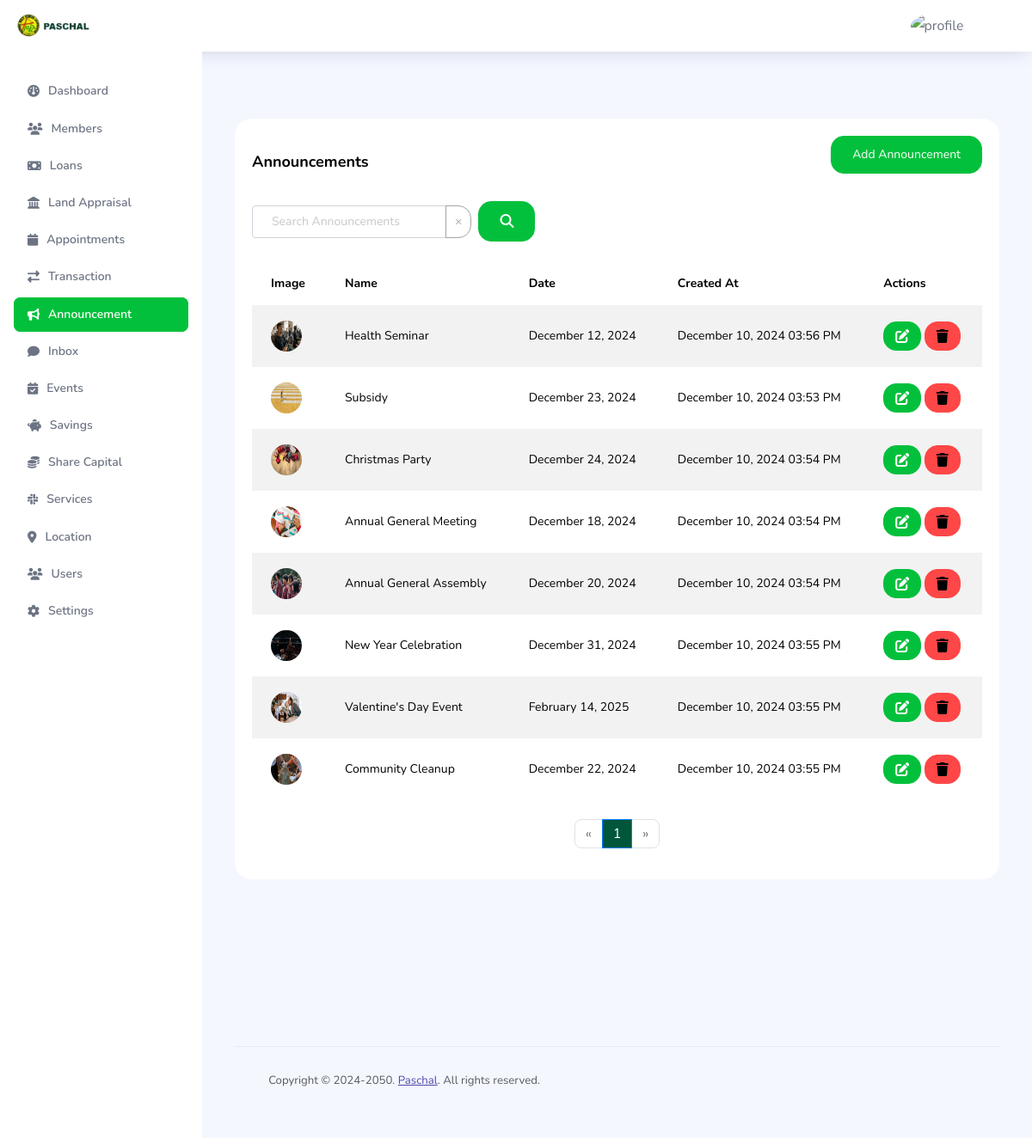
Screenshot of /admin/announcement.php (signed in) with the database file from the repository.
### tables this page shows
CREATE TABLE `announcements` (
  `id` int(11) NOT NULL,
  `name` varchar(255) NOT NULL,
  `image` varchar(255) NOT NULL,
  `date` date NOT NULL,
  `day` varchar(20) DEFAULT NULL,
  `created_at` timestamp NOT NULL DEFAULT current_timestamp()
);

### admin/announcement.php (the view, shortened to what this page needs)
<!DOCTYPE html>
<html lang="en">
  <head>
      <link rel="stylesheet" href="../dist/assets/vendors/feather/feather.css">
    <link rel="stylesheet" href="../dist/assets/vendors/ti-icons/css/themify-icons.css">
    <link rel="stylesheet" href="../dist/assets/vendors/css/vendor.bundle.base.css">
    <link rel="stylesheet" href="../dist/assets/vendors/font-awesome/css/font-awesome.min.css">
    <link rel="stylesheet" href="../dist/assets/vendors/mdi/css/materialdesignicons.min.css">
    <link rel="stylesheet" href="https://cdnjs.cloudflare.com/ajax/libs/font-awesome/6.6.0/css/all.min.css" />
    <link rel="stylesheet" href="https://cdn.datatables.net/1.10.21/css/jquery.dataTables.min.css">
    <link rel="stylesheet" href="../dist/assets/vendors/ti-icons/css/themify-icons.css">
    <link rel="stylesheet" type="text/css" href="../dist/assets/js/select.dataTables.min.css">
    <link href="https://stackpath.bootstrapcdn.com/bootstrap/4.5.2/css/bootstrap.min.css" rel="stylesheet">
    <link rel="stylesheet" href="../dist/assets/css/style.css">
  </head>
  <body>
      <nav class="navbar col-lg-12 col-12 p-0 fixed-top d-flex flex-row">
  <div class="text-center navbar-brand-wrapper d-flex align-items-center justify-content-start">
    <a class="navbar-brand brand-logo me-5" href="index.php"><img src="../dist/assets/images/logo.png" class="me-2" alt="logo" /></a>
  </div>
  <div class="navbar-menu-wrapper d-flex align-items-center justify-content-end">
    <button class="navbar-toggler navbar-toggler align-self-center" type="button" data-toggle="minimize">
      <span class="icon-menu"></span>
    </button>
    <ul class="navbar-nav navbar-nav-right">
      <li class="nav-item nav-profile dropdown">
        <a class="nav-link dropdown-toggle" href="#" data-bs-toggle="dropdown" id="profileDropdown">
          <img src="../dist/assets/images/user/<?php echo $_SESSION['uploadID']; ?>" alt="profile" />
        </a>
      </li>
      <li class="nav-item nav-settings d-none d-lg-flex">
        <a class="nav-link" href="#">
          <i class="icon-ellipsis"></i>
        </a>
      </li>
    </ul>
  </div>
</nav>
      <div class="container-fluid page-body-wrapper">
        <nav class="sidebar sidebar-offcanvas" id="sidebar">
            <ul class="nav">
                <li class="nav-item">
                    <a class="nav-link" href="index.php">
                        <i class="fa-solid fa-gauge"></i>
                        <span class="menu-title">Dashboard</span>
                    </a>
                </li>
                <li class="nav-item">
                    <a class="nav-link" href="member.php">
                        <i class="fas fa-users"></i>
                        <span class="menu-title">Members</span>
                    </a>
                </li>
                <li class="nav-item">
                    <a class="nav-link" href="loans.php">
                        <i class="fas fa-money-bill"></i>
                        <span class="menu-title">Loans</span>
                    </a>
                </li>
                <li class="nav-item">
                    <a class="nav-link" href="land_appraisal.php">
                        <i class="fa-solid fa-landmark"></i>
                        <span class="menu-title">Land Appraisal</span>
                    </a>
                </li>
                <li class="nav-item">
                    <a class="nav-link" href="appointment.php">
                        <i class="fas fa-regular fa-calendar"></i>
                        <span class="menu-title">Appointments</span>
                    </a>
                </li>
                <li class="nav-item">
                    <a class="nav-link" href="transaction.php">
                        <i class="fas fa-right-left"></i>
                        <span class="menu-title">Transaction</span>
                    </a>
                </li>
                <li class="nav-item">
                    <a class="nav-link" href="announcement.php">
                        <i class="fas fa-bullhorn"></i>
                        <span class="menu-title">Announcement</span>
                    </a>
                </li>
                                <li class="nav-item">
                    <a class="nav-link" href="inbox.php">
                        <i class="fa-solid fa-comment"></i>
                        <span class="menu-title">Inbox</span>
                    </a>
                </li>
                <li class="nav-item">
                    <a class="nav-link" href="events.php">
                        <i class="fas fa-calendar-check"></i>
                        <span class="menu-title">Events</span>
                    </a>
                </li>
                <li class="nav-item">
                    <a class="nav-link" href="savings.php">
                        <i class="fa-solid fa-piggy-bank"></i>
                        <span class="menu-title">Savings</span>
                    </a>
                </li>
                <li class="nav-item">
                    <a class="nav-link" href="sharecapital.php">
                        <i class="fa-solid fa-coins"></i>
                        <span class="menu-title">Share Capital</span>
                    </a>
                </li>
                <li class="nav-item">
                    <a class="nav-link" href="services.php">
                        <i class="fa-brands fa-slack"></i>
                        <span class="menu-title">Services</span>
                    </a>
                </li>
                <li class="nav-item">
                    <a class="nav-link" href="location.php">
                        <i class="fa-solid fa-location-dot"></i>
                        <span class="menu-title">Location</span>
                    </a>
                </li>
                <li class="nav-item">
                    <a class="nav-link" href="users.php">
                        <i class="fa-solid fa-users"></i>
                        <span class="menu-title">Users</span>
                    </a>
                </li>
                <li class="nav-item">
                    <a class="nav-link" href="settings.php">
                        <i class="fas fa-gear"></i>
                        <span class="menu-title">Settings</span>
                    </a>
                </li>
            </ul>
        </nav>
        <div class="main-panel">
          <div class="content-wrapper">
            <div class="row">
            </div>
            <?php
            include '../connection/config.php';
            $search = isset($_GET['search']) ? $_GET['search'] : '';
            $page = isset($_GET['page']) ? (int)$_GET['page'] : 1;
            $limit = 10;
            $offset = ($page - 1) * $limit;
            $sql = "SELECT
            a.id,
            a.name,
            a.date,
            a.image,
            a.created_at
                    FROM announcements a
                    WHERE a.name LIKE ?
                    LIMIT ? OFFSET ?";
            $stmt = $conn->prepare($sql);
            $search_param = "%" . $search . "%";
            $stmt->bind_param("sii", $search_param, $limit, $offset);
            $stmt->execute();
            $result = $stmt->get_result();
            $count_sql = "SELECT COUNT(*) as total
                            FROM announcements a
                            WHERE a.name LIKE ?";
            $count_stmt = $conn->prepare($count_sql);
            $count_stmt->bind_param("s", $search_param);
            $count_stmt->execute();
            $count_result = $count_stmt->get_result();
            $total_rows = $count_result->fetch_assoc()['total'];
            $total_pages = ceil($total_rows / $limit);
            ?>
            <div class="row">
                <div class="col-md-12 grid-margin stretch-card">
                    <div class="card">
                        <div class="card-body">
                            <div class="d-flex justify-content-between align-items-center mb-3 flex-wrap">
                                <p class="card-title mb-0">Announcements</p>
                                <div class="ml-auto">
                                    <button class="btn btn-primary mb-3" data-toggle="modal" data-target="#postAnnouncementModal">Add Announcement</button>
                                </div>
                            </div>
                            <div class="mb-3">
                                <form method="GET" action="" class="form-inline" id="searchForm">
                                    <div class="input-group mb-2 mr-sm-2">
                                        <input type="text" name="search" id="searchInput" class="form-control" value="<?php echo htmlspecialchars($search); ?>" placeholder="Search Announcements">
                                        <div class="input-group-append">
                                            <button type="button" class="btn btn-outline-secondary" id="clearButton" style="padding:10px;">&times;</button>
                                        </div>
                                    </div>
                                    <button type="submit" class="btn btn-primary mb-2 mr-3" style="background:#03C03C;"><i class="fa-solid fa-magnifying-glass"></i></button>
                                </form>
                            </div>
                            <div class="table-responsive">
                                <table class="table table-striped table-borderless">
                                    <thead>
                                        <tr>
                                            <th>Image</th>
                                            <th>Name</th>
                                            <th>Date</th>
                                            <th>Created At</th>
                                            <th>Actions</th>
                                        </tr>
                                    </thead>
                                    <tbody>
                                        <?php if ($result->num_rows > 0): ?>
                                            <?php while($row = $result->fetch_assoc()): ?>
                                                <tr>
                                                    <td>
                                                        <?php if (!empty($row['image'])): ?>
                                                            <img src="../dist/assets/images/announcements/<?php echo htmlspecialchars($row['image']); ?>" alt="Event Image" style="max-width: 100px; max-height: 100px;">
                                                        <?php else: ?>
                                                            No Image
                                                        <?php endif; ?>
                                                    </td>
                                                    <td><?php echo htmlspecialchars($row['name']); ?></td>
                                                    <td><?php echo date('F d, Y', strtotime($row['date'])); ?></td>
                                                    <td><?php echo date('F d, Y h:i A', strtotime($row['created_at'])); ?></td>
                                                    <td>
                                                        <button class="btn btn-primary btn-sm" data-toggle="modal" data-target="#editModal<?php echo $row['id']; ?>"><i class="fa-solid fa-pen-to-square"></i></button>
                                                        <button class="btn btn-danger btn-sm" data-toggle="modal" data-target="#deleteModal<?php echo $row['id']; ?>"><i class="fa-solid fa-trash"></i></button>
                                                    </td>
                                                </tr>
                                            <?php endwhile; ?>
                                        <?php else: ?>
                                            <tr>
                                                <td colspan="4">No announcements found</td>
                                            </tr>
                                        <?php endif; ?>
                                    </tbody>
                                </table>
                            </div>
                            <br>
                            <nav aria-label="Page navigation">
                                <ul class="pagination justify-content-center">
                                    <li class="page-item <?php echo ($page <= 1) ? 'disabled' : ''; ?>">
                                        <a class="page-link" href="?search=<?php echo htmlspecialchars($search); ?>&page=<?php echo $page - 1; ?>" aria-label="Previous">
                                            <span aria-hidden="true">&laquo; </span>
                                        </a>
                                    </li>
                                    <?php for ($i = 1; $i <= $total_pages; $i++): ?>
                                        <li class="page-item <?php echo ($i == $page) ? 'active' : ''; ?>">
                                            <a class="page-link" href="?search=<?php echo htmlspecialchars($search); ?>&page=<?php echo $i; ?>" style="background:color:#00563B !important;"><?php echo $i; ?></a>
                                        </li>
                                    <?php endfor; ?>
                                    <li class="page-item <?php echo ($page >= $total_pages) ? 'disabled' : ''; ?>">
                                        <a class="page-link" href="?search=<?php echo htmlspecialchars($search); ?>&page=<?php echo $page + 1; ?>" aria-label="Next">
                                            <span aria-hidden="true"> &raquo;</span>
                                        </a>
                                    </li>
                                </ul>
                            </nav>
                        </div>
                    </div>
                </div>
            </div>
           <br><br><br><br><br><br><br>
          <footer class="footer">
            <div class="d-sm-flex justify-content-center justify-content-sm-between">
              <span class="text-muted text-center text-sm-left d-block d-sm-inline-block">Copyright © 2024-2050. <a href="" target="_blank">Paschal</a>. All rights reserved.</span>
            </div>
          </footer>
        </div>
      </div>
    </div>
  </body>
</html>

### admin/announcement.php (style rules this page uses)
.nav-link i { margin-right: 10px; }
.btn-primary { background-color:#03C03C !important; }
.page-item.active .page-link { background-color: #00563B !important; }
.navbar { padding-top: 0 !important; margin-top: 0 !important; }

### rows the page displays
announcements: image (picture), name "Health Seminar", date "December 12, 2024", created_at "December 10, 2024 03:56 PM"
announcements: image (picture), name "Subsidy", date "December 23, 2024", created_at "December 10, 2024 03:53 PM"
announcements: image (picture), name "Christmas Party", date "December 24, 2024", created_at "December 10, 2024 03:54 PM"
announcements: image (picture), name "Annual General Meeting", date "December 18, 2024", created_at "December 10, 2024 03:54 PM"
announcements: image (picture), name "Annual General Assembly", date "December 20, 2024", created_at "December 10, 2024 03:54 PM"
announcements: image (picture), name "New Year Celebration", date "December 31, 2024", created_at "December 10, 2024 03:55 PM"
announcements: image (picture), name "Valentine's Day Event", date "February 14, 2025", created_at "December 10, 2024 03:55 PM"
announcements: image (picture), name "Community Cleanup", date "December 22, 2024", created_at "December 10, 2024 03:55 PM"
